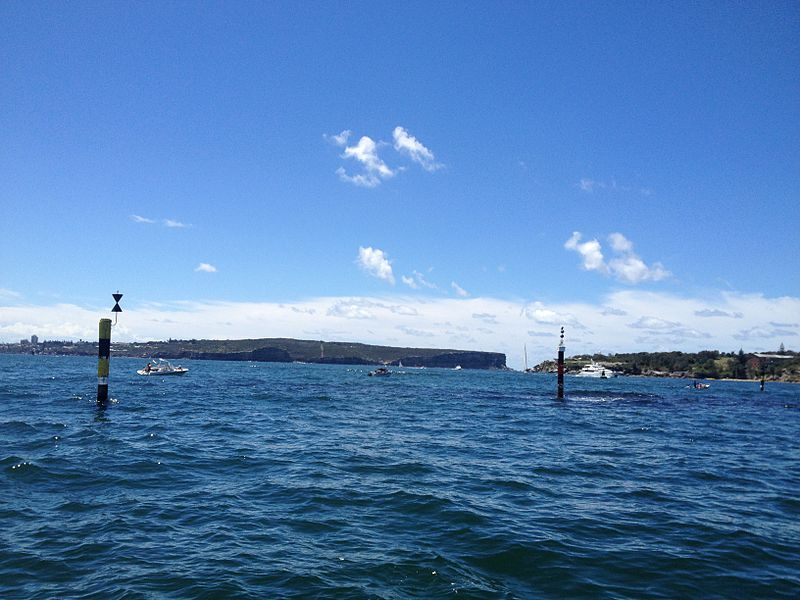
#> input picture mest-atividade01/images/buoys.jpg, 800 x 600 px, given in place of low-contrast-rgb.jpg, which was not available
$ python equalization.py
#> lines starting #> are read from the running program, lines starting #| are printed output that depends on the picture; pictures that were not available may be replaced by others from this repository, and a replacement may not be noted
import cv2
from matplotlib import pyplot as grafico

#Equalizacao só pode em um canal, equalização em tons de cinza
def equalization_image_grey():
    image = cv2.imread("../imagens/low-contrast.png", cv2.IMREAD_GRAYSCALE)
    imageEqualizada = cv2.equalizeHist(image)

    cv2.imshow("Original", image)  # Imagem com pouca nitidez, muita nevoa
    cv2.imshow("Equalizada", imageEqualizada)  # imagem equalizada com maior nitidez
    cv2.waitKey(0)
    cv2.destroyAllWindows()

    grafico.title("Histograma Original")
    grafico.hist(image.ravel(), 256, [0, 256])
    grafico.figure()
    grafico.title("Histograma Equalizada")
    grafico.hist(imageEqualizada.ravel(), 256, [0, 256])
    grafico.figure()
    grafico.show()

# equalization_image_grey()

#Equalização em RGB é diferente, necessita conversão em HSV e utiliza o canal Value
def equalization_image_rgb():
    image = cv2.imread("../imagens/low-contrast-rgb.jpg") #Imagem RGB
#> image is the input picture: shape (600, 800, 3); mean B, G, R 180.2, 128.5, 84.5

    imageHSV= cv2.cvtColor(image,cv2.COLOR_RGB2HSV) #Converto em HSV
#> imageHSV: shape (600, 800, 3); mean H, S, V 14.9, 144.9, 180.3
    hue,saturation,value=cv2.split(imageHSV) #Divido os canais
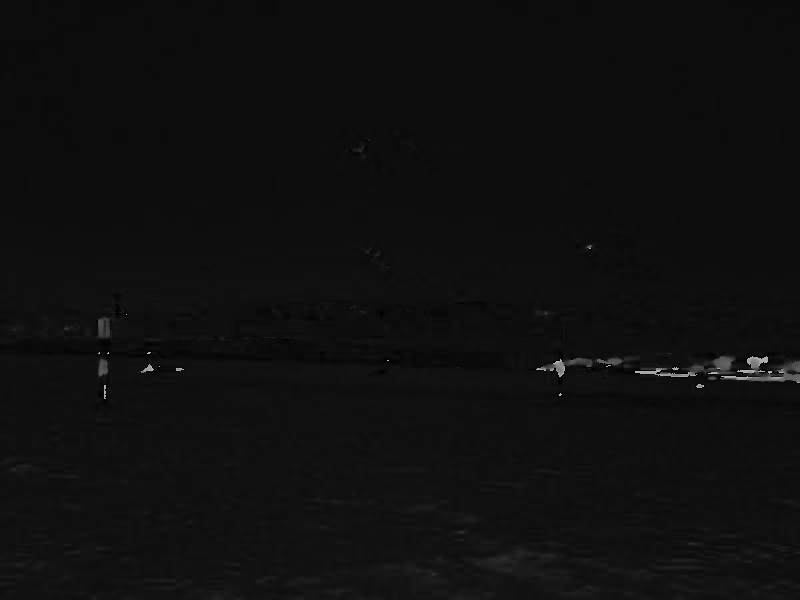
#> hue: shape (600, 800); min 0, max 179, mean 14.9
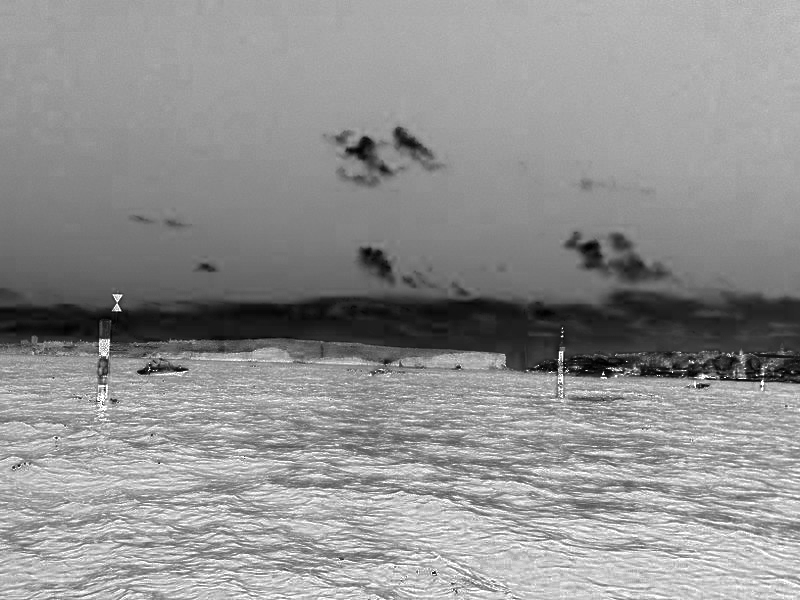
#> saturation: shape (600, 800); min 0, max 255, mean 144.9
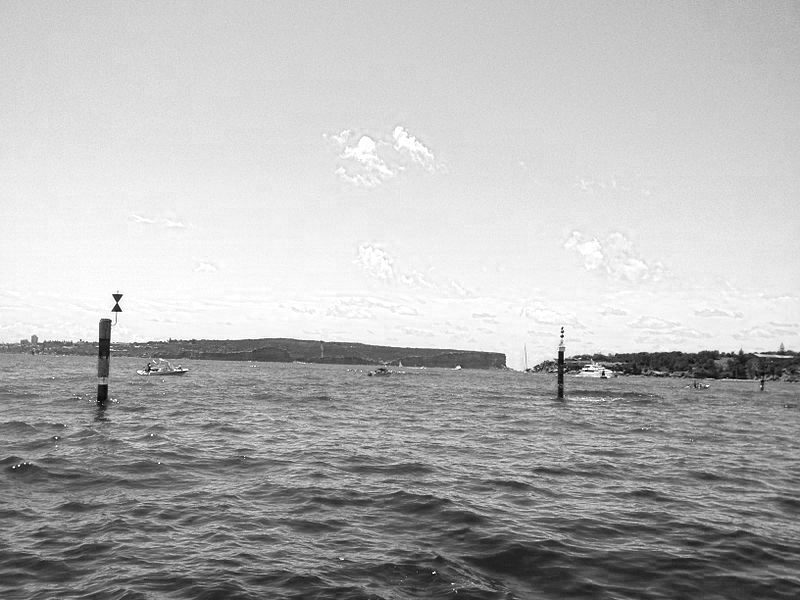
#> value: shape (600, 800); min 2, max 255, mean 180.3

    # o value controla as condições de luminosidade da imagem, por isso é utilizado
    canalValueEqualizado = cv2.equalizeHist(value)
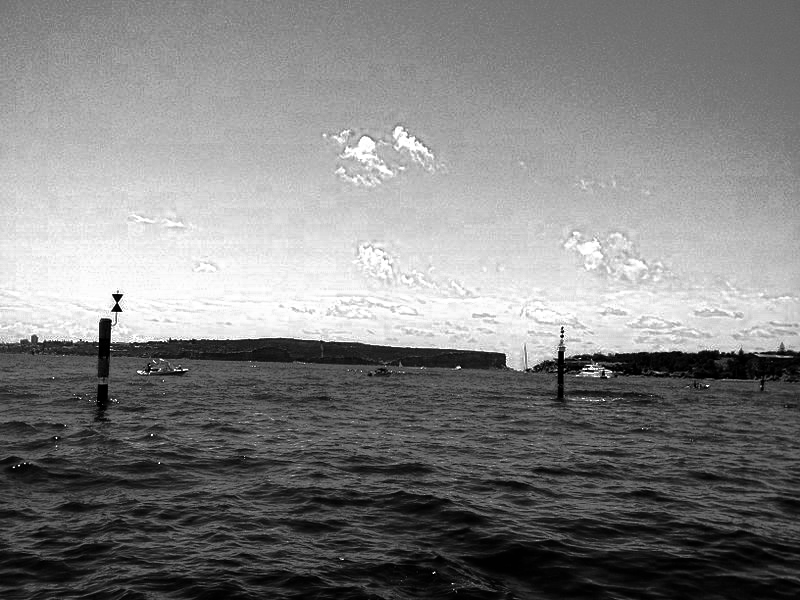
#> canalValueEqualizado: shape (600, 800); min 0, max 255, mean 128.4

    #junto novamente os canais para obter a imagem Equalizada
    imageHSV=cv2.merge((hue,saturation,canalValueEqualizado))
#> imageHSV: shape (600, 800, 3); mean H, S, V 14.9, 144.9, 128.4

    #converto a imagem HSV para RGB
    imageEqualizada=cv2.cvtColor(imageHSV,cv2.COLOR_HSV2RGB)
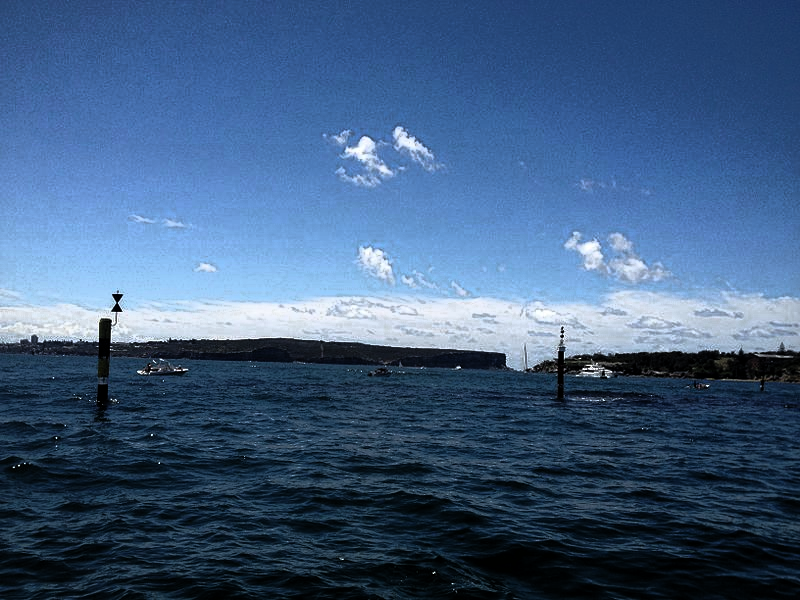
#> imageEqualizada: shape (600, 800, 3); mean B, G, R 128.4, 92.9, 64.1

    cv2.imshow("Original", image)  # Imagem com pouca nitidez, muita nevoa
    cv2.imshow("Equalizada", imageEqualizada)  # imagem equalizada com maior nitidez
    cv2.waitKey(0)
    cv2.destroyAllWindows()

equalization_image_rgb()

$ run again, on mest-atividade01/images/flower.bmp
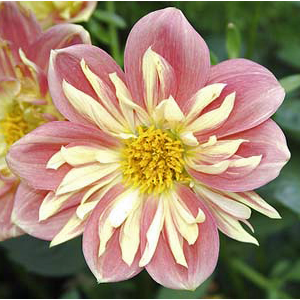
#> input picture mest-atividade01/images/flower.bmp, 300 x 300 px, given in place of low-contrast-rgb.jpg, which was not available
#> in equalization_image_rgb, image is the input picture: shape (300, 300, 3); mean B, G, R 110.2, 137.8, 162.5
#> in equalization_image_rgb, `canalValueEqualizado = cv2.equalizeHist(value)`:
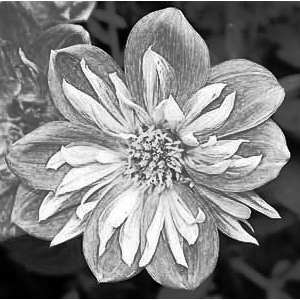
#> canalValueEqualizado: shape (300, 300); min 0, max 255, mean 128.3
#> in equalization_image_rgb, `imageEqualizada=cv2.cvtColor(imageHSV,cv2.COLOR_HSV2RGB)`:
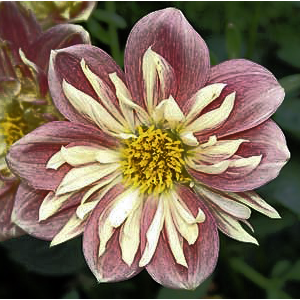
#> imageEqualizada: shape (300, 300, 3); mean B, G, R 86.2, 106, 124.8
